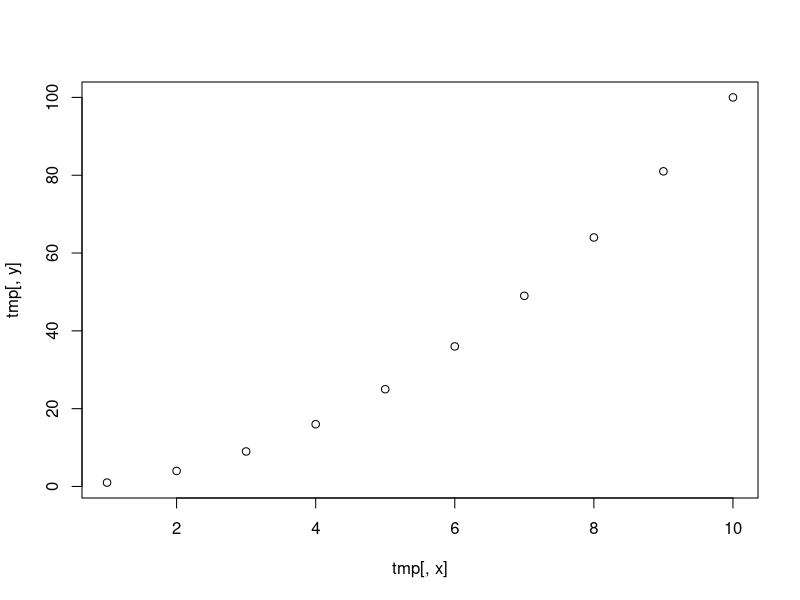

Write R code to recreate this figure.
## ---- chunk 1
# Options
options(stringsAsFactors = F)
# Packages
library(data.table)
library(magrittr)
# Create a data.table
tmp <- data.table(x = 1:10)
tmp[, y := x^2]
# Output
tmp %>% summary()
# Plot
plot(tmp[,x], tmp[,y])
## ---- chunk 2
paste0("hello world #", 1:10)
